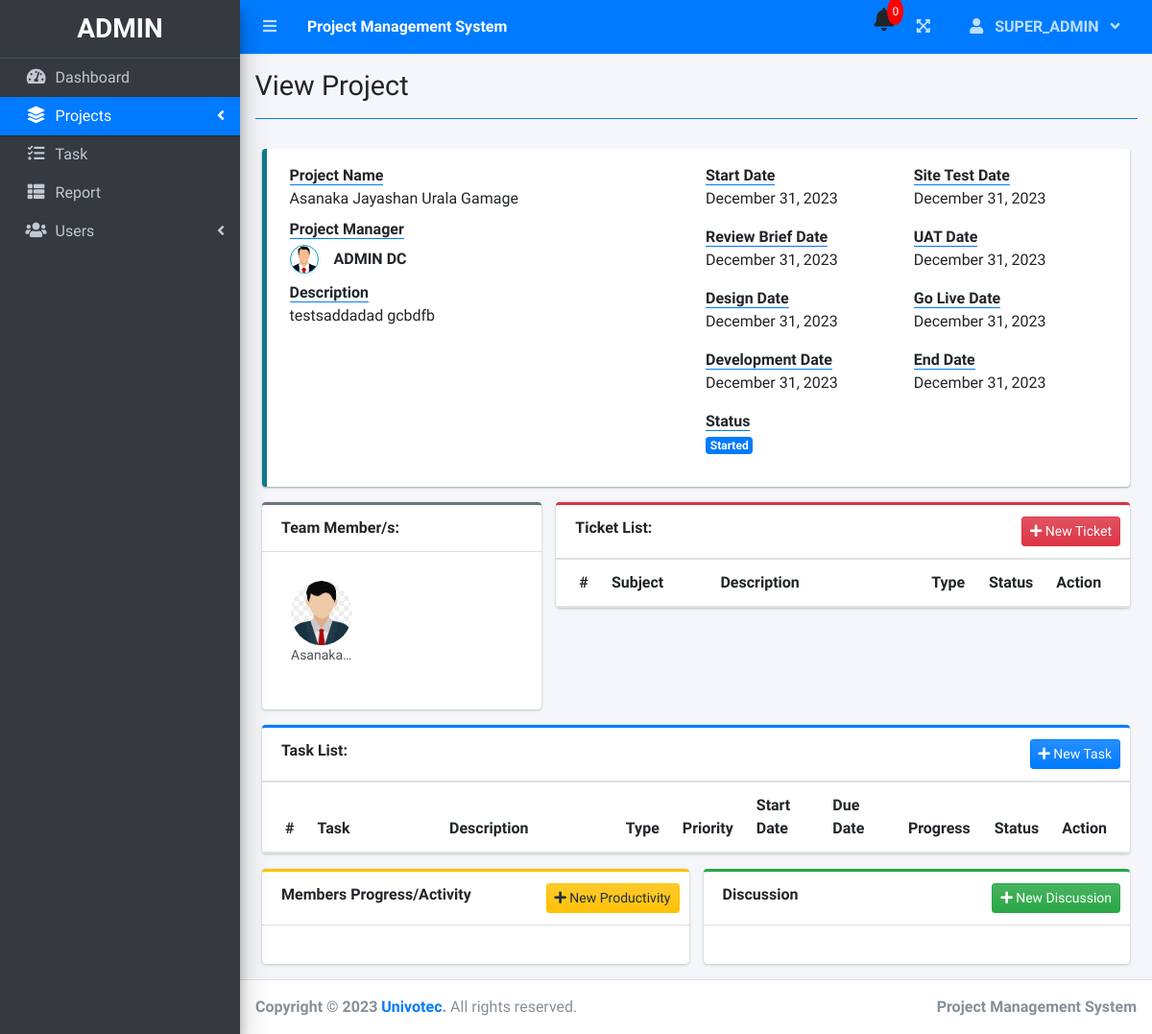
Screenshot of /index.php?page=view_project&id=52 (signed in) with the database file from the repository.
### tables this page shows
CREATE TABLE `users` (
  `id` int(30) NOT NULL,
  `firstname` varchar(200) NOT NULL,
  `lastname` varchar(200) NOT NULL,
  `email` varchar(200) NOT NULL,
  `password` text NOT NULL,
  `type` tinyint(1) NOT NULL DEFAULT 2 COMMENT '1 = admin, 2 = staff',
  `avatar` text NOT NULL,
  `date_created` datetime NOT NULL DEFAULT current_timestamp()
);

### view_project.php (the view, shortened to what this page needs)
<?php
include 'db_connect.php';
$stat = array("Pending", "Started", "On-Progress", "On-Hold", "Over Due", "Done");
$qry = $conn->query("SELECT * FROM project_list where id = " . $_GET['id'])->fetch_array();
$cprog = $conn->query("SELECT * FROM task_list where project_id = {$id} and status = 3")->num_rows;
$prod = $conn->query("SELECT * FROM user_productivity where project_id = {$id}")->num_rows;
if ($status == 0 && strtotime(date('Y-m-d')) >= strtotime($start_date)) :
	if ($prod  > 0  || $cprog > 0)
		$status = 2;
	else
		$status = 1;
elseif ($status == 0 && strtotime(date('Y-m-d')) > strtotime($end_date)) :
	$status = 4;
endif;
$manager = $conn->query("SELECT *,concat(firstname,' ',lastname) as name FROM users where id = $manager_id");
$manager = $manager->num_rows > 0 ? $manager->fetch_array() : array();
?>
<div class="col-lg-12">
	<div class="row">
		<div class="col-md-12" style="max-height: 400px; overflow-y: auto;">
			<div class="callout callout-info">
				<div class="col-md-12">
					<div class="row">
						<div class="col-sm-6">
							<dl>
								<dt><b class="border-bottom border-primary">Project Name</b></dt>
								<dd><?php echo ucwords($name) ?></dd>
								<dd>
								<dt><b class="border-bottom border-primary">Project Manager</b></dt>
								<dd>
									<?php if (isset($manager['id'])) : ?>
										<div class="d-flex align-items-center mt-1">
											<img class="img-circle img-thumbnail p-0 shadow-sm border-info img-sm mr-3" src="assets/uploads/<?php echo $manager['avatar'] ?>" alt="Avatar">
											<b><?php echo ucwords($manager['name']) ?></b>
										</div>
									<?php else : ?>
										<small><i>Manager Deleted from Database</i></small>
									<?php endif; ?>
								</dd>
								</dd>
								<dt><b class="border-bottom border-primary">Description</b></dt>
								<dd><?php echo html_entity_decode($description) ?></dd>
							</dl>
						</div>
						<div class="col-md-3">
							<dl>
								<dt><b class="border-bottom border-primary">Start Date</b></dt>
								<dd><?php echo date("F d, Y", strtotime($start_date)) ?></dd>
							</dl>
							<dl>
								<dt><b class="border-bottom border-primary">Review Brief Date</b></dt>
								<dd><?php echo date("F d, Y", strtotime($review_brief_date)) ?></dd>
							</dl>
							<dl>
								<dt><b class="border-bottom border-primary">Design Date</b></dt>
								<dd><?php echo date("F d, Y", strtotime($design_date)) ?></dd>
							</dl>
							<dl>
								<dt><b class="border-bottom border-primary">Development Date</b></dt>
								<dd><?php echo date("F d, Y", strtotime($development_date)) ?></dd>
							</dl>
							<dl>
								<dt><b class="border-bottom border-primary">Status</b></dt>
								<dd>
									<?php
									if ($stat[$status] == 'Pending') {
										echo "<span class='badge badge-secondary'>{$stat[$status]}</span>";
									} elseif ($stat[$status] == 'Started') {
										echo "<span class='badge badge-primary'>{$stat[$status]}</span>";
									} elseif ($stat[$status] == 'On-Progress') {
										echo "<span class='badge badge-info'>{$stat[$status]}</span>";
									} elseif ($stat[$status] == 'On-Hold') {
										echo "<span class='badge badge-warning'>{$stat[$status]}</span>";
									} elseif ($stat[$status] == 'Over Due') {
										echo "<span class='badge badge-danger'>{$stat[$status]}</span>";
									} elseif ($stat[$status] == 'Done') {
										echo "<span class='badge badge-success'>{$stat[$status]}</span>";
									}
									?>
								</dd>
							</dl>
						</div>
						<div class="col-md-3">
							<dl>
								<dt><b class="border-bottom border-primary">Site Test Date</b></dt>
								<dd><?php echo date("F d, Y", strtotime($site_test_date)) ?></dd>
							</dl>
							<dl>
								<dt><b class="border-bottom border-primary">UAT Date</b></dt>
								<dd><?php echo date("F d, Y", strtotime($uat_date)) ?></dd>
							</dl>
							<dl>
								<dt><b class="border-bottom border-primary">Go Live Date</b></dt>
								<dd><?php echo date("F d, Y", strtotime($go_live_date)) ?></dd>
							</dl>
							<dl>
								<dt><b class="border-bottom border-primary">End Date</b></dt>
								<dd><?php echo date("F d, Y", strtotime($end_date)) ?></dd>
							</dl>
						</div>
					</div>
				</div>
			</div>
		</div>
	</div>
	<div class="row">
		<div class="col-md-4">
			<div class="card card-outline card-secondary">
				<div class="card-header">
					<span><b>Team Member/s:</b></span>
				</div>
				<div class="card-body" style="max-height: 300px; overflow-y: auto;">
					<ul class="users-list clearfix">
						<?php
						if (!empty($user_ids)) :
							$members = $conn->query("SELECT *,concat(firstname,' ',lastname) as name FROM users where id in ($user_ids) order by concat(firstname,' ',lastname) asc");
							while ($row = $members->fetch_assoc()) :
						?>
								<li>
									<img src="assets/uploads/<?php echo $row['avatar'] ?>" alt="User Image">
									<a class="users-list-name" href="javascript:void(0)"><?php echo ucwords($row['name']) ?></a>
								</li>
						<?php
							endwhile;
						endif;
						?>
					</ul>
				</div>
			</div>
		</div>
		<div class="col-md-8">
			<div class="card card-outline card-danger">
				<div class="card-header">
					<span><b>Ticket List:</b></span>
					<?php if ($_SESSION['login_type'] != 3) : ?>
						<div class="card-tools">
							<button class="btn btn-danger bg-gradient-danger btn-sm" type="button" id="new_ticket"><i class="fa fa-plus"></i> New Ticket</button>
						</div>
					<?php endif; ?>
				</div>
				<div class="card-body p-0" style="max-height: 250px; overflow-y: auto;">
					<div class="table-responsive">
						<table class="table table-condensed m-0 table-hover">
							<colgroup>
								<col width="5%">
								<col width="20%">
								<col width="40%">
								<col width="10%">
								<col width="10%">
								<col width="15%">
							</colgroup>
							<thead>
								<th>#</th>
								<th>Subject</th>
								<th>Description</th>
								<th>Type</th>
								<th>Status</th>
								<th>Action</th>
							</thead>
						</table>
					</div>
				</div>
			</div>
		</div>
	</div>
	<div class="row">
		<div class="col-md-12">
			<div class="card card-outline card-primary">
				<div class="card-header">
					<span><b>Task List:</b></span>
					<?php if ($_SESSION['login_type'] != 3) : ?>
						<div class="card-tools">
							<button class="btn btn-primary bg-gradient-primary btn-sm" type="button" id="new_task"><i class="fa fa-plus"></i> New Task</button>
						</div>
					<?php endif; ?>
				</div>
				<div class="card-body p-0" style="max-height: 250px; overflow-y: auto;">
					<div class="table-responsive">
						<table class="table table-condensed m-0 table-hover">
							<colgroup>
								<col width="5%">
								<col width="20%">
								<col width="25%">
								<col width="5%">
								<col width="5%">
								<col width="10%">
								<col width="10%">
								<col width="10%">
								<col width="5%">
								<col width="5%">
							</colgroup>
							<thead>
								<th>#</th>
								<th>Task</th>
								<th>Description</th>
								<th>Type</th>
								<th>Priority</th>
								<th>Start Date</th>
								<th>Due Date</th>
								<th>Progress</th>
								<th>Status</th>
								<th>Action</th>
							</thead>
						</table>
					</div>
				</div>
			</div>
		</div>
	</div>
	<div class="row">
		<div class="col-md-6">
			<div class="card card-outline card-warning">
				<div class="card-header">
					<b>Members Progress/Activity</b>
					<div class="card-tools">
						<button class="btn btn-warning bg-gradient-warning btn-sm" type="button" id="new_productivity"><i class="fa fa-plus"></i> New Productivity</button>
					</div>
				</div>
				<div class="card-body">
				</div>
			</div>
		</div>
		<div class="col-md-6">
			<div class="card card-outline card-success">
				<div class="card-header">
					<b>Discussion</b>
					<div class="card-tools">
						<button class="btn btn-success bg-gradient-success btn-sm" type="button" id="new_discussion"><i class="fa fa-plus"></i> New Discussion</button>
					</div>
				</div>
				<div class="card-body" id="table">
				</div>
			</div>
		</div>
	</div>
</div>

### view_project.php (style rules this page uses)
.users-list>li img { border-radius: 50%; height: 67px; width: 67px; object-fit: cover; }
.users-list>li { width: 33.33% !important }

### rows the page displays
users: avatar (picture)
users: avatar (picture), name "Asanaka…"

### other values shown
$_SESSION['system']['name'] "Project Management System"
$_SESSION['login_firstname'] "SUPER_ADMIN"
$title "View Project"
$name "Asanaka Jayashan Urala Gamage"
$manager['name'] "ADMIN DC"
html_entity_decode($description) "testsaddadad gcbdfb"
date("F d, Y", strtotime($start_date)) "December 31, 2023"
date("F d, Y", strtotime($review_brief_date)) "December 31, 2023"
date("F d, Y", strtotime($design_date)) "December 31, 2023"
date("F d, Y", strtotime($development_date)) "December 31, 2023"
$stat[$status] "Started"
date("F d, Y", strtotime($site_test_date)) "December 31, 2023"
date("F d, Y", strtotime($uat_date)) "December 31, 2023"
date("F d, Y", strtotime($go_live_date)) "December 31, 2023"
date("F d, Y", strtotime($end_date)) "December 31, 2023"
